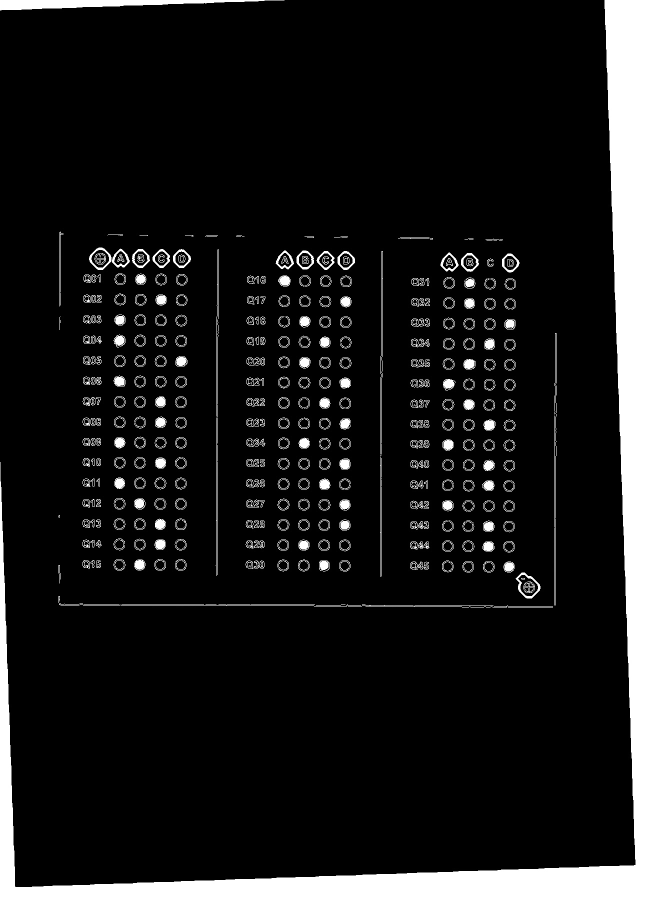
#> input picture main/cont.jpg, 1304 x 1799 px, given in place of S_11_hppscan147.png, which was not available (shown at 1/2 size)
$ python 'cropv().py'   (Python 2 division)   (older library calls are emulated)
#> lines starting #> are read from the running program, lines starting #| are printed output that depends on the picture; after the words box and inside, x2 and y2 are one past the last pixel; in counts of white or black regions, pixels touching at a corner belong together; pictures that were not available may be replaced by others from this repository, and a replacement may not be noted

# coding: utf-8

# In[101]:

from imutils.perspective import four_point_transform
from imutils import contours
import numpy as np
import argparse
import imutils
import cv2
import math
from decimal import *
import cv2, os
import numpy as np
from PIL import Image


# In[102]:

def theta_hanem (d1,d2):

    theta= math.degrees(math.atan(Decimal(d2)/Decimal(d1)))
    return theta


# In[103]:

def awel_wa7ed(image):
    img = cv2.imread(image)
    crop_img = img[1500:2700, 200:850]
    cv2.imwrite("crop1.jpg",crop_img)


# In[104]:

def tany_wa7ed(image):
    img = cv2.imread(image)
    crop_img = img[1500:2700, 850:1500]
    cv2.imwrite("crop2.jpg",crop_img)


# In[105]:

def talet_wa7ed(image):
    img = cv2.imread(image)
    crop_img = img[1500:2700, 1500:2200]
    cv2.imwrite("crop3.jpg",crop_img)


# In[106]:

def rotate (image,theta):
    img = cv2.imread(image,0)
    rows,cols = img.shape
    M = cv2.getRotationMatrix2D((cols/2,rows/2),theta,1)
    dst = cv2.warpAffine(img,M,(cols,rows))
    cv2.imwrite("rotate.jpg",dst)


# In[107]:

def crop (image):
    img = cv2.imread(image)
#     crop_img = img[1500:2700, 200:2080]
    crop_img = img[1500:2700, 200:2080]
    cv2.imwrite("crop.jpg",crop_img)


# In[108]:

image_path1='Desktop/S_11_hppscan147.png'


# In[109]:

image__ = cv2.imread(image_path1)
#> image__ is the input picture: shape (1799, 1304, 3); min 0, max 255, mean 27.1


# In[110]:

res = cv2.resize(image__,None,fx=2, fy=2, interpolation = cv2.INTER_CUBIC)
height=1700
width=1200
res = cv2.resize(image__,(2*width, 2*height), interpolation = cv2.INTER_CUBIC)
#> res: shape (3400, 2400, 3)


# In[111]:

cv2.imwrite("a1.jpg",res)


# In[112]:

image2='a1.jpg'


# In[113]:

image__=cv2.imread(image2)
#> image__: shape (3400, 2400, 3); min 0, max 255, mean 27.3


# In[114]:

gray = cv2.cvtColor(image__, cv2.COLOR_BGR2GRAY)
blurred = cv2.GaussianBlur(gray, (5,5), 0)
edged = cv2.Canny(blurred,10,200)
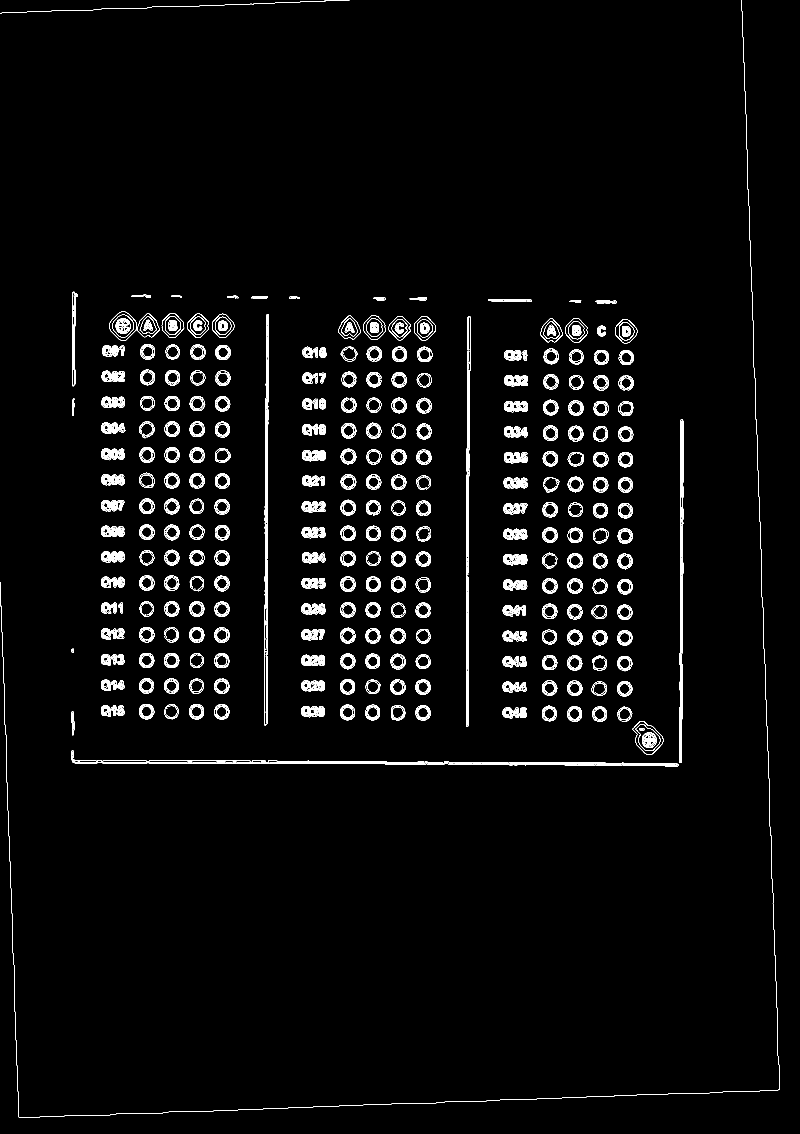
#> edged: shape (3400, 2400) (shown at 1/3 size); 1.9% white in thin lines or dots


# In[115]:

cv2.imwrite("aedged.jpg",edged)


# In[116]:

image1="aedged.jpg"
image=cv2.imread(image1)
#> image: shape (3400, 2400, 3); min 0, max 255, mean 4.9


# In[117]:

gray_image = cv2.cvtColor(image, cv2.COLOR_BGR2GRAY)
gray_image = cv2.GaussianBlur(gray_image, (7, 7), 0)
after_thresh = cv2.adaptiveThreshold(gray_image, 255, cv2.ADAPTIVE_THRESH_GAUSSIAN_C,
                                             cv2.THRESH_BINARY_INV, 29, 5)
#> after_thresh: shape (3400, 2400); 8.2% white; 1535 white regions (909 under 20 px), largest, box (x1, y1, x2, y2) and area: (205, 1250, 2059, 2308) 46137, (0, 0, 2337, 3350) 43408, (0, 0, 2348, 3361) 42720
kernel = np.ones((5,5),np.uint8)
after_thresh = cv2.morphologyEx(after_thresh, cv2.MORPH_CLOSE, kernel)
#> after_thresh: shape (3400, 2400); 8.7% white; 492 white regions (127 under 20 px), largest, box (x1, y1, x2, y2) and area: (0, 0, 2348, 3361) 86471, (205, 1250, 2059, 2308) 46548, (297, 927, 711, 1089) 29648
cv2.imwrite("155.png",after_thresh)


# In[118]:

class ShapeDetector:
	def __init__(self):
		pass

	def detect(self, c):
		shape = "unidentified"
		peri = cv2.arcLength(c, True)
		approx = cv2.approxPolyDP(c, 0.04 * peri, True)
		if len(approx) == 3:
			shape = "triangle"
		elif len(approx) == 4:
			(x, y, w, h) = cv2.boundingRect(approx)
			ar = w / float(h)
			shape = "square" if ar >= 0.95 and ar <= 1.05 else "rectangle"
		elif len(approx) == 5:
			shape = "pentagon"
		else:
			shape = "circle"
		return shape


# In[119]:

# image_='155.png'
# image = cv2.imread(image_)
image_='155.png'
image1 = cv2.imread(image_)
kernel = np.ones((1,2), np.uint8)
img_dilation = cv2.dilate(image1, kernel, iterations=5)
#> img_dilation: shape (3400, 2400, 3); 12.1% white; 355 white regions (37 under 20 px), largest, box (x1, y1, x2, y2) and area: (0, 0, 2353, 3361) 135666, (205, 1250, 2064, 2308) 57928, (297, 927, 716, 1089) 37132
cv2.imwrite("157.png",img_dilation)
image3="157.png"
image = cv2.imread(image3)


# In[120]:

resized = imutils.resize(image, width=300)
ratio = image.shape[0] / float(resized.shape[0])
#> ratio = 8
gray = cv2.cvtColor(resized, cv2.COLOR_BGR2GRAY)
#> gray: shape (425, 300)
blurred = cv2.GaussianBlur(gray, (5, 5), 0)
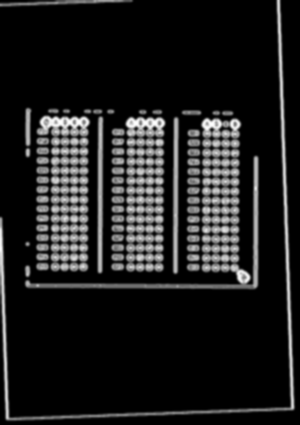
#> blurred: shape (425, 300); min 0, max 255, mean 31
thresh = cv2.threshold(blurred, 60, 255, cv2.THRESH_BINARY)[1]
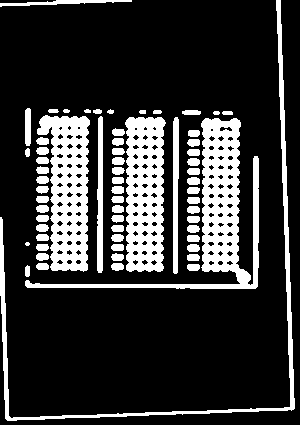
#> thresh: shape (425, 300); 21% white; 65 white regions (1 under 20 px)
cv2.imwrite("1ape.jpg",thresh)
cnts = cv2.findContours(thresh.copy(), cv2.RETR_EXTERNAL,
	cv2.CHAIN_APPROX_SIMPLE)
#> cnts = 65 contours, 6 with area under 20; largest, box (x1, y1, x2, y2) and area: (25, 118, 259, 289) 6856, (37, 115, 90, 272) 5549, (125, 117, 166, 272) 5368, (0, 0, 295, 421) 2660, (97, 116, 103, 273) 683
cnts = cnts[0] if imutils.is_cv2() else cnts[1]
sd = ShapeDetector()


# In[121]:

circles=[]
j=0
for c in cnts:
	M = cv2.moments(c)
	cX = int((M["m10"] / M["m00"]) * ratio)
	cY = int((M["m01"] / M["m00"]) * ratio)
	shape = sd.detect(c)

	c = c.astype("float")
	c *= ratio
	c = c.astype("int")
	cv2.drawContours(image, [c], -1, (0, 255, 0), 2)
        if(shape=="circle" and cY>1000 and cv2.contourArea(c)>2000 or shape=="pentagon" and cY>1000 and cv2.contourArea(c)>2000):
            circles.append(cX)
            circles.append(cY)
            area = cv2.contourArea(c)
            print shape,cX,cY
            print area

	cv2.putText(image, shape, (cX,cY), cv2.FONT_HERSHEY_SIMPLEX,
		0.5, (0, 255,255), 2)
#> this loop made 65 passes
#> (cX, cY, shape, peri in detect, approx in detect, area) on passes 49, 51: (1401, 1529, 'circle', 318.5, [[177, 117], [174, 273]], 43456), (798, 1583, 'circle', 321, [[101, 116], [98, 272]], 43712)
#> (cX, cY, shape, peri in detect, area) on passes 1 to 6: (216, 2166, 'pentagon', 27.07, 2528), (1544, 2135, 'pentagon', 32.49, 4288), (936, 2130, 'circle', 33.31, 4480), (336, 2128, 'pentagon', 31.9, 4192), (1542, 2056, 'pentagon', 33.07, 4256), (936, 2054, 'circle', 33.31, 4288)
#> (printed output is left out)
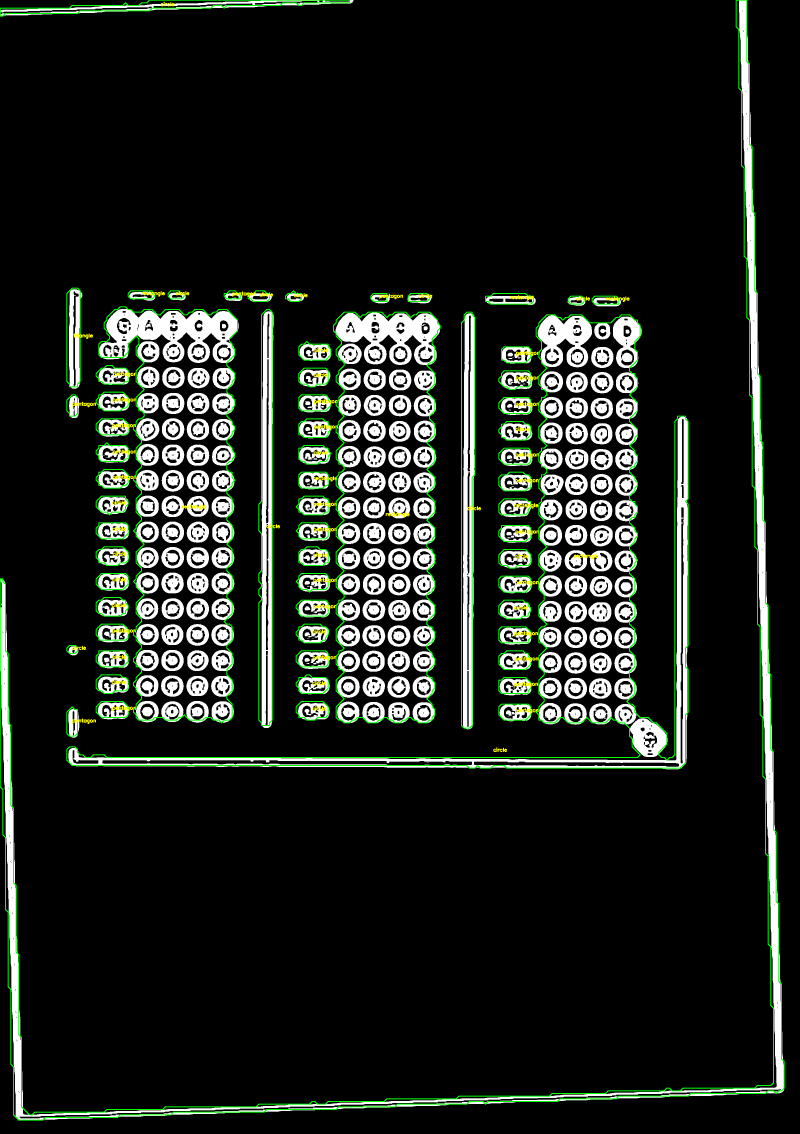
#> image: shape (3400, 2400, 3) (shown at 1/3 size); mean B, G, R 28.6, 34.6, 29.5
#> after the loop, circles = 92 values, max 2254 at index 91, min 216 at index 0, mean 1288.7

cv2.imwrite("1detect.jpg",image)


# In[122]:

d1=circles[0]-circles[2]
#> d1 = -1328
d2=circles[1]-circles[3]
#> d2 = 31


# In[123]:

theta1=theta_hanem(d1,d2)
#> in theta_hanem, `theta= math.degrees(math.atan(Decimal(d2)/Decimal(d1)))`: theta = -1.34
#> theta1 = -1.34
rotate(image2,theta1)
#> in rotate, `M = cv2.getRotationMatrix2D((cols/2,rows/2),theta,1)`: M = [[1, -0.0233, 40], [0.0233, 1, -27.54]]
crop('rotate.jpg')
#> in crop, `crop_img = img[1500:2700, 200:2080]`:
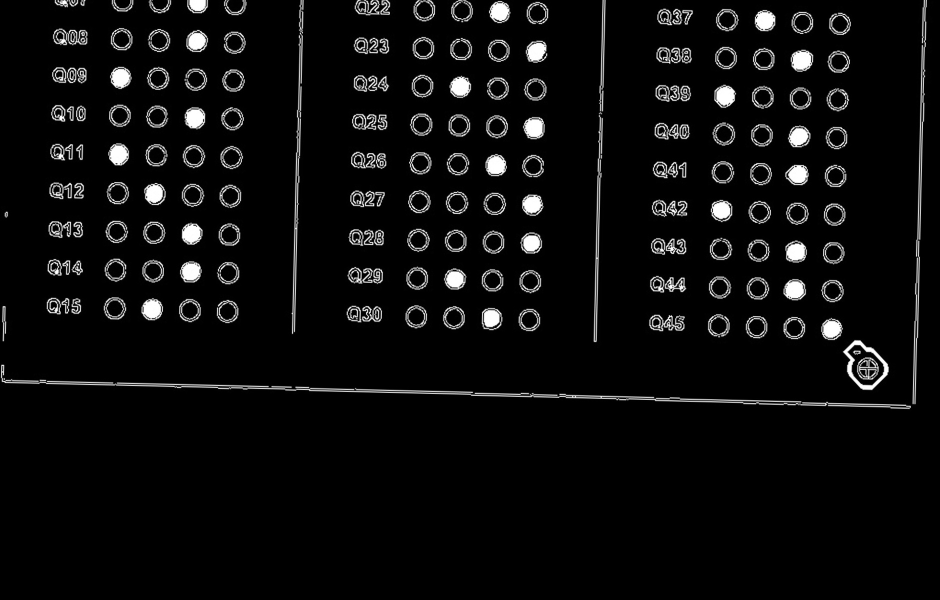
#> crop_img: shape (1200, 1880, 3) (shown at 1/2 size); min 0, max 255, mean 12.9
awel_wa7ed('rotate.jpg')
tany_wa7ed('rotate.jpg')
#> in tany_wa7ed, `crop_img = img[1500:2700, 850:1500]`:
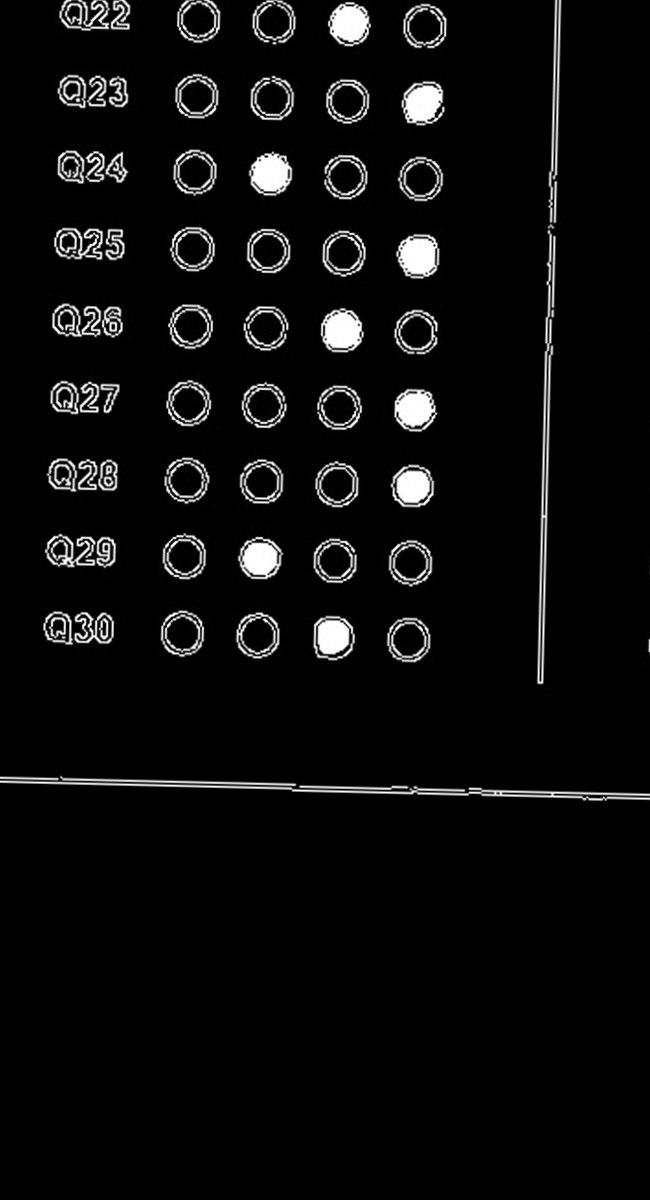
#> crop_img: shape (1200, 650, 3); min 0, max 255, mean 12.2
talet_wa7ed('rotate.jpg')
#> in talet_wa7ed, `crop_img = img[1500:2700, 1500:2200]`:
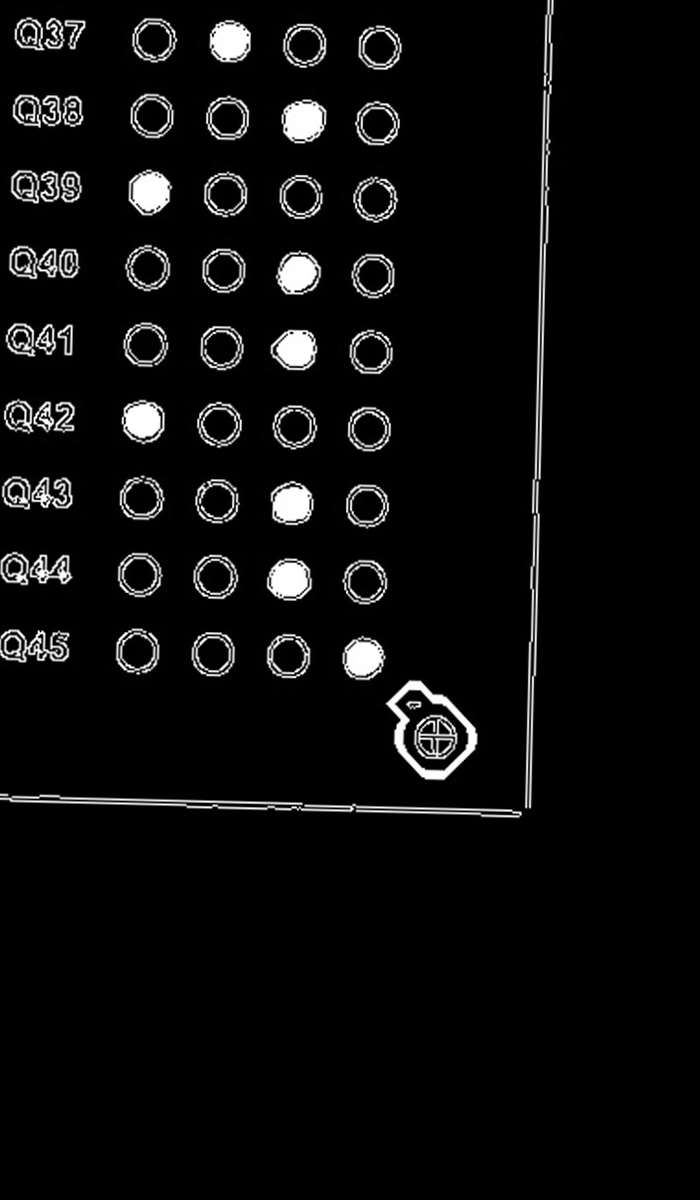
#> crop_img: shape (1200, 700, 3); min 0, max 255, mean 12.3


# In[ ]:


# In[ ]:


# In[55]:


# In[ ]:


# In[ ]:

$ run again, on main/cont3.jpg
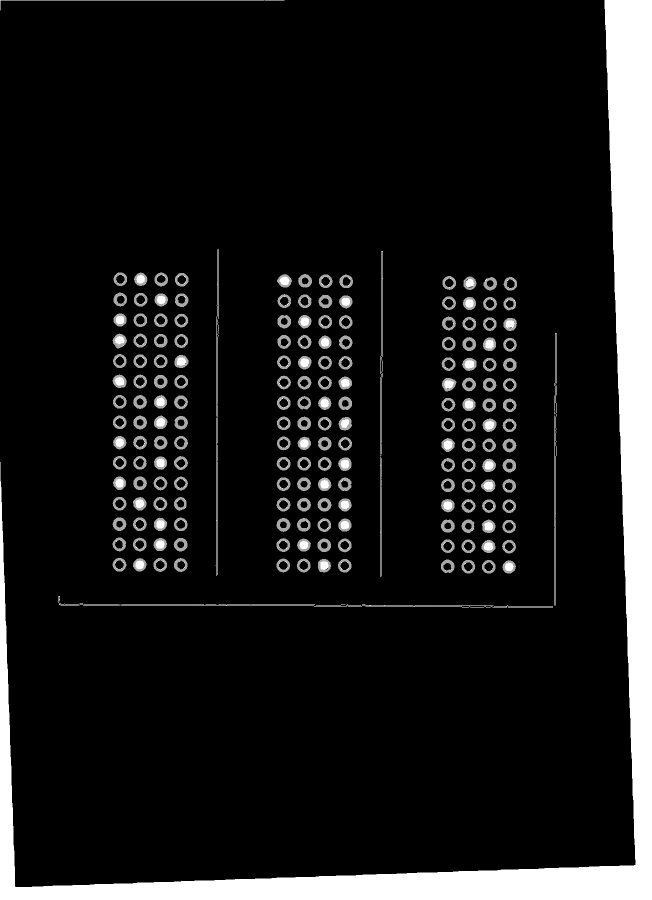
#> input picture main/cont3.jpg, 1304 x 1799 px, given in place of S_11_hppscan147.png, which was not available (shown at 1/2 size)
#> image__ is the input picture: shape (1799, 1304, 3); min 0, max 255, mean 26.8
#> image__: shape (3400, 2400, 3)
#> edged: shape (3400, 2400); 1.1% white in thin lines or dots
#> image1: shape (3400, 2400, 3); 9% white; 184 white regions (2 under 20 px), largest, box (x1, y1, x2, y2) and area: (0, 0, 2348, 3361) 86471, (205, 1250, 2059, 2308) 46548, (785, 934, 816, 2184) 20037
#> img_dilation: shape (3400, 2400, 3); 11.6% white; 183 white regions (2 under 20 px), largest, box (x1, y1, x2, y2) and area: (0, 0, 2353, 3361) 135666, (205, 1250, 2064, 2308) 57928, (785, 934, 821, 2184) 32447
#> thresh: shape (425, 300); 17.2% white; 8 white regions
#> cnts = 8 contours; box (x1, y1, x2, y2) and area: (50, 127, 89, 272) 5126, (125, 128, 165, 272) 5095, (201, 129, 240, 273) 5070, (0, 0, 295, 421) 2660, (25, 156, 259, 289) 1402, (97, 116, 103, 273) 683, (173, 117, 179, 274) 679, (0, 0, 132, 6) 138
#> the loop `for c in cnts:` made 8 passes
#> (cX, cY, shape, peri in detect, approx in detect, area) on passes 5 to 6: (1401, 1529, 'circle', 318.5, [[177, 117], [174, 273]], 43456), (798, 1583, 'circle', 321, [[101, 116], [98, 272]], 43712)
#> (printed output is left out)
#> after the loop `for c in cnts:`:
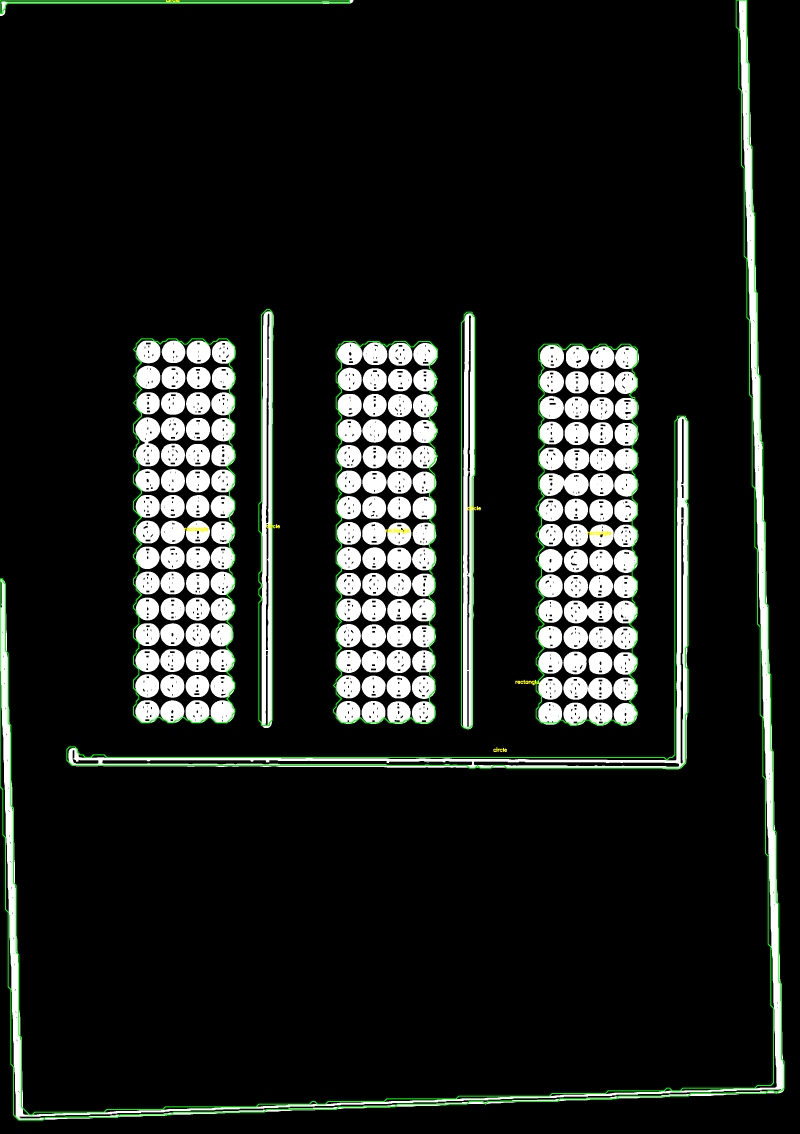
#> image: shape (3400, 2400, 3) (shown at 1/3 size); mean B, G, R 28.4, 32.1, 28.5
#> after the loop `for c in cnts:`: circles = [1401, 1529, 798, 1583, 1479, 2254]
#> d1 = 603
#> d2 = -54
#> theta = -5.12
#> M = [[0.996, -0.0892, 156.4], [0.0892, 0.996, -100.3]]
#> in talet_wa7ed, `crop_img = img[1500:2700, 1500:2200]`:
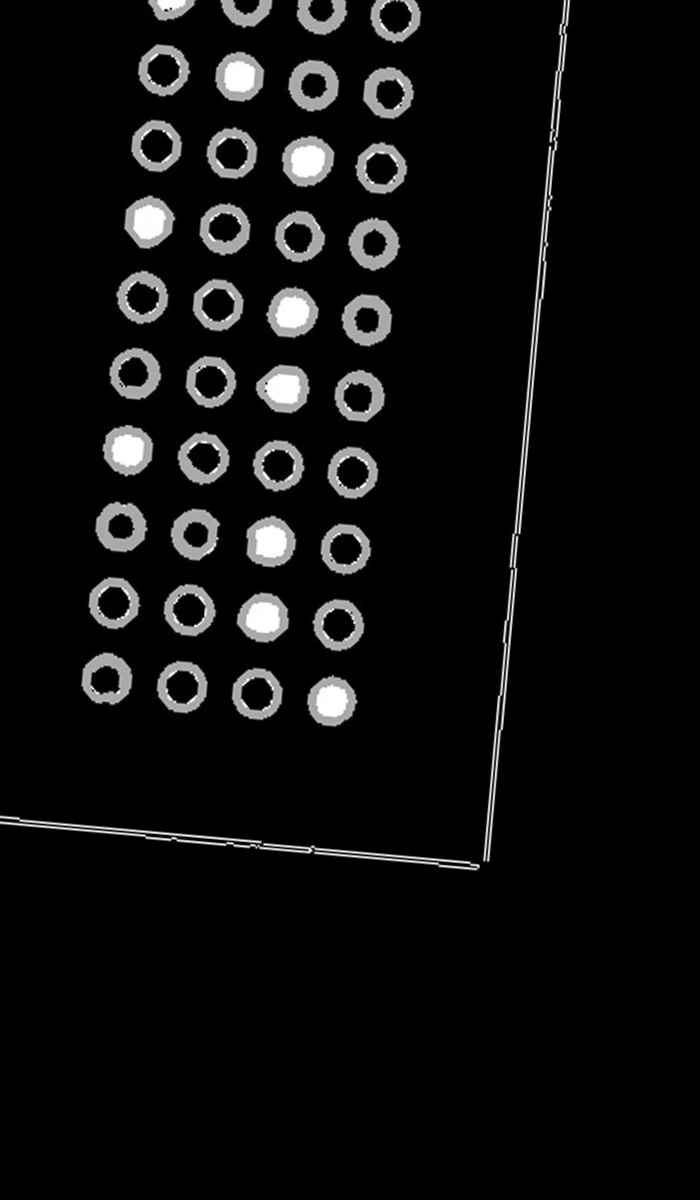
#> crop_img: shape (1200, 700, 3); min 0, max 255, mean 14.2
